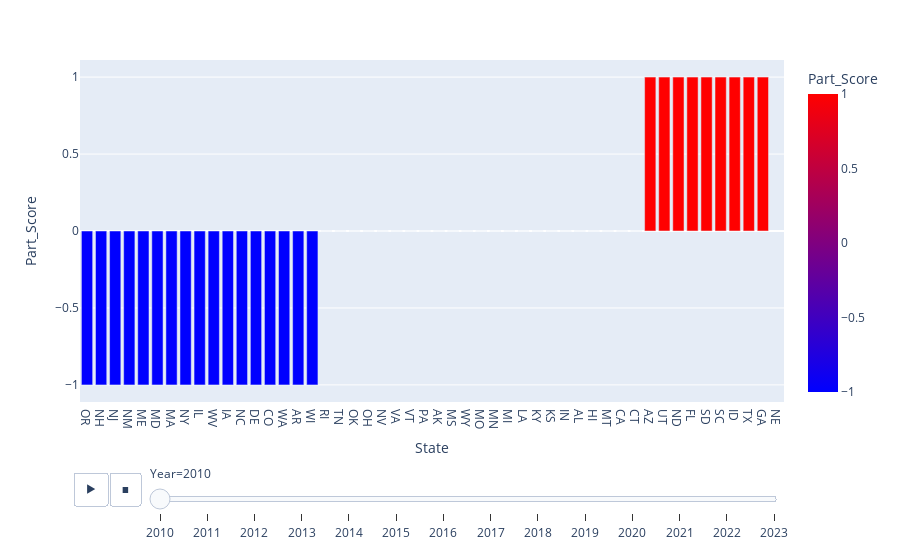

Here is the notebook cell this chart was saved with:
### Code cell
fig = px.bar(state_scores, x="State",y="Part_Score", animation_frame="Year", color="Part_Score", color_continuous_scale=px.colors.sequential.Bluered)
fig.show()

### Figure 1 — Plotly figure (JSON) as saved in the notebook; plotly's stock layout.template omitted (floating-point values rounded to 4 significant figures)
{"data": [{"alignmentgroup": "True", "hovertemplate": "Year=2010<br>State=%{x}<br>Part_Score=%{marker.color}<extra></extra>", "legendgroup": "", "marker": {"color": [-1, -1, -1, -1, -1, -1, -1, -1, -1, -1, -1, -1, -1, -1, -1, -1, -1, 0, 0, 0, 0, 0, 0, 0, 0, 0, 0, 0, 0, 0, 0, 0, 0, 0, 0, 0, 0, 0, 0, 0, 1, 1, 1, 1, 1, 1, 1, 1, 1, null], "coloraxis": "coloraxis", "pattern": {"shape": ""}}, "name": "", "offsetgroup": "", "orientation": "v", "showlegend": false, "textposition": "auto", "type": "bar", "x": ["OR", "NH", "NJ", "NM", "ME", "MD", "MA", "NY", "IL", "WV", "IA", "NC", "DE", "CO", "WA", "AR", "WI", "RI", "TN", "OK", "OH", "NV", "VA", "VT", "PA", "AK", "MS", "WY", "MO", "MN", "MI", "LA", "KY", "KS", "IN", "AL", "HI", "MT", "CA", "CT", "AZ", "UT", "ND", "FL", "SD", "SC", "ID", "TX", "GA", "NE"], "xaxis": "x", "y": [-1, -1, -1, -1, -1, -1, -1, -1, -1, -1, -1, -1, -1, -1, -1, -1, -1, 0, 0, 0, 0, 0, 0, 0, 0, 0, 0, 0, 0, 0, 0, 0, 0, 0, 0, 0, 0, 0, 0, 0, 1, 1, 1, 1, 1, 1, 1, 1, 1, null], "yaxis": "y"}], "layout": {"barmode": "relative", "coloraxis": {"colorbar": {"title": {"text": "Part_Score"}}, "colorscale": [[0, "rgb(0,0,255)"], [1, "rgb(255,0,0)"]]}, "legend": {"tracegroupgap": 0}, "margin": {"t": 60}, "sliders": [{"active": 0, "currentvalue": {"prefix": "Year="}, "len": 0.9, "pad": {"b": 10, "t": 60}, "steps": [{"args": [["2010"], {"frame": {"duration": 0, "redraw": true}, "fromcurrent": true, "mode": "immediate", "transition": {"duration": 0, "easing": "linear"}}], "label": "2010", "method": "animate"}, {"args": [["2011"], {"frame": {"duration": 0, "redraw": true}, "fromcurrent": true, "mode": "immediate", "transition": {"duration": 0, "easing": "linear"}}], "label": "2011", "method": "animate"}, {"args": [["2012"], {"frame": {"duration": 0, "redraw": true}, "fromcurrent": true, "mode": "immediate", "transition": {"duration": 0, "easing": "linear"}}], "label": "2012", "method": "animate"}, {"args": [["2013"], {"frame": {"duration": 0, "redraw": true}, "fromcurrent": true, "mode": "immediate", "transition": {"duration": 0, "easing": "linear"}}], "label": "2013", "method": "animate"}, {"args": [["2014"], {"frame": {"duration": 0, "redraw": true}, "fromcurrent": true, "mode": "immediate", "transition": {"duration": 0, "easing": "linear"}}], "label": "2014", "method": "animate"}, {"args": [["2015"], {"frame": {"duration": 0, "redraw": true}, "fromcurrent": true, "mode": "immediate", "transition": {"duration": 0, "easing": "linear"}}], "label": "2015", "method": "animate"}, {"args": [["2016"], {"frame": {"duration": 0, "redraw": true}, "fromcurrent": true, "mode": "immediate", "transition": {"duration": 0, "easing": "linear"}}], "label": "2016", "method": "animate"}, {"args": [["2017"], {"frame": {"duration": 0, "redraw": true}, "fromcurrent": true, "mode": "immediate", "transition": {"duration": 0, "easing": "linear"}}], "label": "2017", "method": "animate"}, {"args": [["2018"], {"frame": {"duration": 0, "redraw": true}, "fromcurrent": true, "mode": "immediate", "transition": {"duration": 0, "easing": "linear"}}], "label": "2018", "method": "animate"}, {"args": [["2019"], {"frame": {"duration": 0, "redraw": true}, "fromcurrent": true, "mode": "immediate", "transition": {"duration": 0, "easing": "linear"}}], "label": "2019", "method": "animate"}, {"args": [["2020"], {"frame": {"duration": 0, "redraw": true}, "fromcurrent": true, "mode": "immediate", "transition": {"duration": 0, "easing": "linear"}}], "label": "2020", "method": "animate"}, {"args": [["2021"], {"frame": {"duration": 0, "redraw": true}, "fromcurrent": true, "mode": "immediate", "transition": {"duration": 0, "easing": "linear"}}], "label": "2021", "method": "animate"}, {"args": [["2022"], {"frame": {"duration": 0, "redraw": true}, "fromcurrent": true, "mode": "immediate", "transition": {"duration": 0, "easing": "linear"}}], "label": "2022", "method": "animate"}, {"args": [["2023"], {"frame": {"duration": 0, "redraw": true}, "fromcurrent": true, "mode": "immediate", "transition": {"duration": 0, "easing": "linear"}}], "label": "2023", "method": "animate"}], "x": 0.1, "xanchor": "left", "y": 0, "yanchor": "top"}], "updatemenus": [{"buttons": [{"args": [null, {"frame": {"duration": 500, "redraw": true}, "fromcurrent": true, "mode": "immediate", "transition": {"duration": 500, "easing": "linear"}}], "label": "&#9654;", "method": "animate"}, {"args": [[null], {"frame": {"duration": 0, "redraw": true}, "fromcurrent": true, "mode": "immediate", "transition": {"duration": 0, "easing": "linear"}}], "label": "&#9724;", "method": "animate"}], "direction": "left", "pad": {"r": 10, "t": 70}, "showactive": false, "type": "buttons", "x": 0.1, "xanchor": "right", "y": 0, "yanchor": "top"}], "xaxis": {"anchor": "y", "domain": [0, 1], "title": {"text": "State"}}, "yaxis": {"anchor": "x", "domain": [0, 1], "title": {"text": "Part_Score"}}}}
